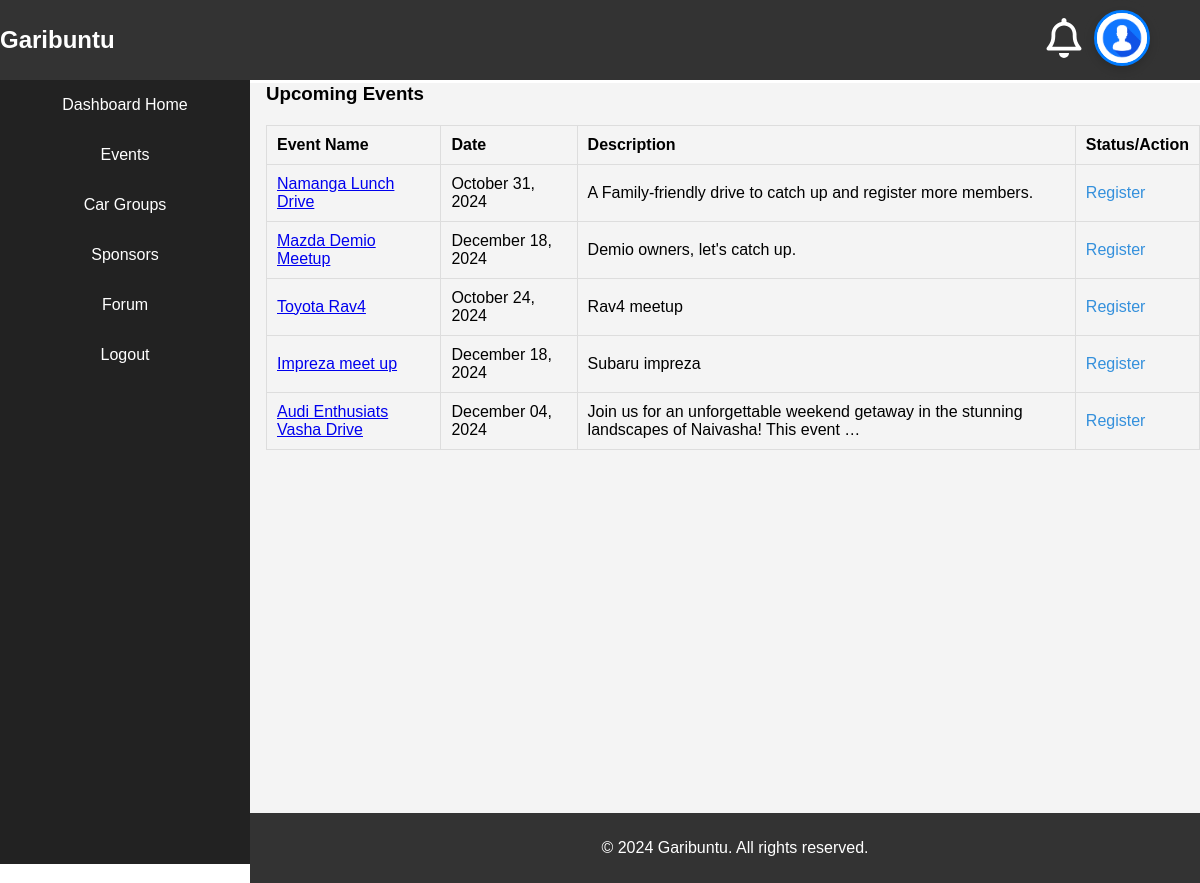
Page /even-list/ on the committed database.
### events/models.py (models this page shows, shortened)
class Event(models.Model):
    title = models.CharField(max_length=100)
    description = models.TextField()
    date = models.DateField()
    time = models.TimeField()
    location = models.CharField(max_length=255)
    registration_fee = models.DecimalField(max_digits=10, decimal_places=2)
    group = models.ForeignKey(CarGroup, on_delete=models.CASCADE, related_name='events')
    created_by = models.ForeignKey(User, on_delete=models.CASCADE, related_name='organized_events')
    attendees = models.ManyToManyField(User, through='EventRegistration', related_name='events')
    poster = models.ImageField(upload_to='event_posters/', null=True, blank=True)

### garibuntu/views.py (the view)
# urls.py: path('', views.event_list, name='event_list'),
def event_list(request):
    events = Event.objects.all()
    user = request.user
    payment_status = EventRegistration.payment_status
    return render(request, 'dash-events.html', {'events':events, 'payment_status':payment_status})

### garibuntu/templates/dash-events.html (shortened to what this page needs)
{% extends 'base-dash.html' %}
{% block content %}
<div class="events-section">
    <h3>Upcoming Events</h3>
    {% if events %}
    <table class="events-table">
        <thead>
            <tr>
                <th>Event Name</th>
                <th>Date</th>
                <th>Description</th>
                <th>Status/Action</th>
            </tr>
        </thead>
        <tbody>
            {% for event in events %}
                <tr>
                    <td><a href="{% url 'garibuntu:event_detail' event.id %}">{{ event.title }}</a></td>
                    <td>{{ event.date|date:"F d, Y" }}</td>
                    <td>{{ event.description|truncatewords:15 }}</td>
                    <td>
                        {% if not is_registered %}
                        <a href="{% url 'garibuntu:event_register' event.id %}" class="register-button">Register</a>
                       {% else %}
                       <button class="btn btn-secondary" disabled>Registered</button>
                       {% endif %}
                    </td>
                </tr>
            {% endfor %}
        </tbody>
    </table>
{% else %}
    <p>No upcoming events at the moment.</p>
{% endif %}
</div>
{% endblock content %}

### garibuntu/static/css/style.css (style rules this page uses)
body { box-sizing: border-box; margin: 0; padding: 0; font-family: Arial, sans-serif; }
.events-table { width: 100%; border-collapse: collapse; margin-top: 20px; }
.events-table th, .events-table td { padding: 10px; border: 1px solid #ddd; text-align: left; }
.events-table th { background-color: #f4f4f4; font-weight: bold; }
.view-details, .register-button { color: #3490dc; text-decoration: none; }

### rows in the picture
Event: title "Namanga Lunch Drive", date "October 31, 2024", description "A Family-friendly drive to catch up and register more members."
Event: title "Mazda Demio Meetup", date "December 18, 2024", description "Demio owners, let's catch up."
Event: title "Toyota Rav4", date "October 24, 2024", description "Rav4 meetup"
Event: title "Impreza meet up", date "December 18, 2024", description "Subaru impreza"
Event: title "Audi Enthusiats Vasha Drive", date "December 04, 2024", description "Join us for an unforgettable weekend getaway in the stunning landscapes of Naivasha! This event …"
